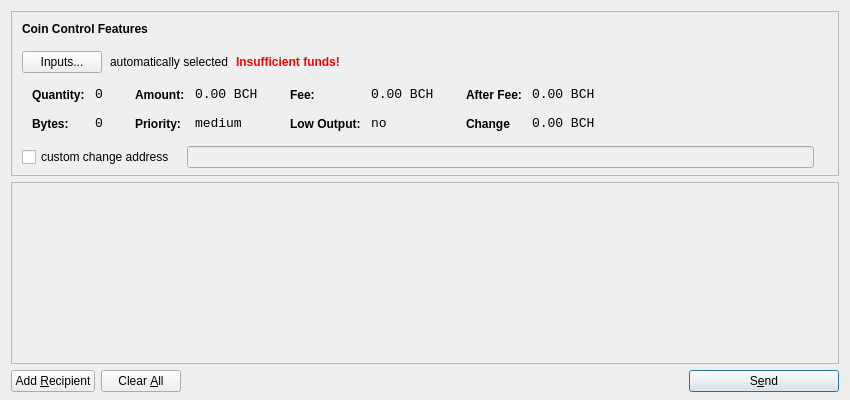
<?xml version="1.0" encoding="UTF-8"?>
<ui version="4.0">
 <class>SendCoinsDialog</class>
 <widget class="QDialog" name="SendCoinsDialog">
  <property name="geometry">
   <rect>
    <x>0</x>
    <y>0</y>
    <width>850</width>
    <height>400</height>
   </rect>
  </property>
  <property name="windowTitle">
   <string>Send Coins</string>
  </property>
  <layout class="QVBoxLayout" name="verticalLayout" stretch="0,1,0">
   <property name="bottomMargin">
    <number>8</number>
   </property>
   <item>
    <widget class="QFrame" name="frameCoinControl">
     <property name="sizePolicy">
      <sizepolicy hsizetype="Expanding" vsizetype="Expanding">
       <horstretch>0</horstretch>
       <verstretch>0</verstretch>
      </sizepolicy>
     </property>
     <property name="maximumSize">
      <size>
       <width>16777215</width>
       <height>16777215</height>
      </size>
     </property>
     <property name="frameShape">
      <enum>QFrame::StyledPanel</enum>
     </property>
     <property name="frameShadow">
      <enum>QFrame::Sunken</enum>
     </property>
     <layout class="QVBoxLayout" name="verticalLayoutCoinControl2">
      <property name="spacing">
       <number>6</number>
      </property>
      <property name="leftMargin">
       <number>0</number>
      </property>
      <property name="topMargin">
       <number>0</number>
      </property>
      <property name="rightMargin">
       <number>0</number>
      </property>
      <property name="bottomMargin">
       <number>6</number>
      </property>
      <item>
       <layout class="QVBoxLayout" name="verticalLayoutCoinControl" stretch="0,0,0,0,1">
        <property name="spacing">
         <number>0</number>
        </property>
        <property name="leftMargin">
         <number>10</number>
        </property>
        <property name="topMargin">
         <number>10</number>
        </property>
        <item>
         <layout class="QHBoxLayout" name="horizontalLayoutCoinControl1">
          <property name="bottomMargin">
           <number>15</number>
          </property>
          <item>
           <widget class="QLabel" name="labelCoinControlFeatures">
            <property name="sizePolicy">
             <sizepolicy hsizetype="Preferred" vsizetype="Maximum">
              <horstretch>0</horstretch>
              <verstretch>0</verstretch>
             </sizepolicy>
            </property>
            <property name="font">
             <font>
              <weight>75</weight>
              <bold>true</bold>
             </font>
            </property>
            <property name="styleSheet">
             <string notr="true">font-weight:bold;</string>
            </property>
            <property name="text">
             <string>Coin Control Features</string>
            </property>
           </widget>
          </item>
         </layout>
        </item>
        <item>
         <layout class="QHBoxLayout" name="horizontalLayoutCoinControl2" stretch="0,0,0,0">
          <property name="spacing">
           <number>8</number>
          </property>
          <property name="bottomMargin">
           <number>10</number>
          </property>
          <item>
           <widget class="QPushButton" name="pushButtonCoinControl">
            <property name="styleSheet">
             <string notr="true"/>
            </property>
            <property name="text">
             <string>Inputs...</string>
            </property>
           </widget>
          </item>
          <item>
           <widget class="QLabel" name="labelCoinControlAutomaticallySelected">
            <property name="text">
             <string>automatically selected</string>
            </property>
            <property name="margin">
             <number>5</number>
            </property>
           </widget>
          </item>
          <item>
           <widget class="QLabel" name="labelCoinControlInsuffFunds">
            <property name="font">
             <font>
              <weight>75</weight>
              <bold>true</bold>
             </font>
            </property>
            <property name="styleSheet">
             <string notr="true">color:red;font-weight:bold;</string>
            </property>
            <property name="text">
             <string>Insufficient funds!</string>
            </property>
            <property name="margin">
             <number>5</number>
            </property>
           </widget>
          </item>
          <item>
           <spacer name="horizontalSpacerCoinControl">
            <property name="orientation">
             <enum>Qt::Horizontal</enum>
            </property>
            <property name="sizeHint" stdset="0">
             <size>
              <width>40</width>
              <height>1</height>
             </size>
            </property>
           </spacer>
          </item>
         </layout>
        </item>
        <item>
         <widget class="QWidget" name="widgetCoinControl" native="true">
          <property name="sizePolicy">
           <sizepolicy hsizetype="Preferred" vsizetype="Preferred">
            <horstretch>0</horstretch>
            <verstretch>0</verstretch>
           </sizepolicy>
          </property>
          <property name="minimumSize">
           <size>
            <width>0</width>
            <height>0</height>
           </size>
          </property>
          <property name="styleSheet">
           <string notr="true"/>
          </property>
          <layout class="QHBoxLayout" name="horizontalLayoutCoinControl5">
           <property name="margin">
            <number>0</number>
           </property>
           <item>
            <layout class="QHBoxLayout" name="horizontalLayoutCoinControl3" stretch="0,0,0,1">
             <property name="spacing">
              <number>20</number>
             </property>
             <property name="topMargin">
              <number>0</number>
             </property>
             <property name="bottomMargin">
              <number>10</number>
             </property>
             <item>
              <layout class="QFormLayout" name="formLayoutCoinControl1">
               <property name="horizontalSpacing">
                <number>10</number>
               </property>
               <property name="verticalSpacing">
                <number>14</number>
               </property>
               <property name="leftMargin">
                <number>10</number>
               </property>
               <property name="topMargin">
                <number>4</number>
               </property>
               <property name="rightMargin">
                <number>6</number>
               </property>
               <item row="0" column="0">
                <widget class="QLabel" name="labelCoinControlQuantityText">
                 <property name="styleSheet">
                  <string notr="true">font-weight:bold;</string>
                 </property>
                 <property name="text">
                  <string>Quantity:</string>
                 </property>
                 <property name="margin">
                  <number>0</number>
                 </property>
                </widget>
               </item>
               <item row="0" column="1">
                <widget class="QLabel" name="labelCoinControlQuantity">
                 <property name="font">
                  <font>
                   <family>Monospace</family>
                   <pointsize>10</pointsize>
                  </font>
                 </property>
                 <property name="cursor">
                  <cursorShape>IBeamCursor</cursorShape>
                 </property>
                 <property name="contextMenuPolicy">
                  <enum>Qt::ActionsContextMenu</enum>
                 </property>
                 <property name="text">
                  <string>0</string>
                 </property>
                 <property name="margin">
                  <number>0</number>
                 </property>
                 <property name="textInteractionFlags">
                  <set>Qt::LinksAccessibleByMouse|Qt::TextSelectableByKeyboard|Qt::TextSelectableByMouse</set>
                 </property>
                </widget>
               </item>
               <item row="1" column="0">
                <widget class="QLabel" name="labelCoinControlBytesText">
                 <property name="styleSheet">
                  <string notr="true">font-weight:bold;</string>
                 </property>
                 <property name="text">
                  <string>Bytes:</string>
                 </property>
                </widget>
               </item>
               <item row="1" column="1">
                <widget class="QLabel" name="labelCoinControlBytes">
                 <property name="font">
                  <font>
                   <family>Monospace</family>
                   <pointsize>10</pointsize>
                  </font>
                 </property>
                 <property name="cursor">
                  <cursorShape>IBeamCursor</cursorShape>
                 </property>
                 <property name="contextMenuPolicy">
                  <enum>Qt::ActionsContextMenu</enum>
                 </property>
                 <property name="text">
                  <string>0</string>
                 </property>
                 <property name="textInteractionFlags">
                  <set>Qt::LinksAccessibleByMouse|Qt::TextSelectableByKeyboard|Qt::TextSelectableByMouse</set>
                 </property>
                </widget>
               </item>
              </layout>
             </item>
             <item>
              <layout class="QFormLayout" name="formLayoutCoinControl2">
               <property name="horizontalSpacing">
                <number>10</number>
               </property>
               <property name="verticalSpacing">
                <number>14</number>
               </property>
               <property name="leftMargin">
                <number>6</number>
               </property>
               <property name="topMargin">
                <number>4</number>
               </property>
               <property name="rightMargin">
                <number>6</number>
               </property>
               <item row="0" column="0">
                <widget class="QLabel" name="labelCoinControlAmountText">
                 <property name="styleSheet">
                  <string notr="true">font-weight:bold;</string>
                 </property>
                 <property name="text">
                  <string>Amount:</string>
                 </property>
                 <property name="margin">
                  <number>0</number>
                 </property>
                </widget>
               </item>
               <item row="0" column="1">
                <widget class="QLabel" name="labelCoinControlAmount">
                 <property name="font">
                  <font>
                   <family>Monospace</family>
                   <pointsize>10</pointsize>
                  </font>
                 </property>
                 <property name="cursor">
                  <cursorShape>IBeamCursor</cursorShape>
                 </property>
                 <property name="contextMenuPolicy">
                  <enum>Qt::ActionsContextMenu</enum>
                 </property>
                 <property name="text">
                  <string>0.00 BCH</string>
                 </property>
                 <property name="textInteractionFlags">
                  <set>Qt::LinksAccessibleByMouse|Qt::TextSelectableByKeyboard|Qt::TextSelectableByMouse</set>
                 </property>
                </widget>
               </item>
               <item row="1" column="0">
                <widget class="QLabel" name="labelCoinControlPriorityText">
                 <property name="styleSheet">
                  <string notr="true">font-weight:bold;</string>
                 </property>
                 <property name="text">
                  <string>Priority:</string>
                 </property>
                </widget>
               </item>
               <item row="1" column="1">
                <widget class="QLabel" name="labelCoinControlPriority">
                 <property name="font">
                  <font>
                   <family>Monospace</family>
                   <pointsize>10</pointsize>
                  </font>
                 </property>
                 <property name="cursor">
                  <cursorShape>IBeamCursor</cursorShape>
                 </property>
                 <property name="contextMenuPolicy">
                  <enum>Qt::ActionsContextMenu</enum>
                 </property>
                 <property name="text">
                  <string>medium</string>
                 </property>
                 <property name="textInteractionFlags">
                  <set>Qt::LinksAccessibleByMouse|Qt::TextSelectableByKeyboard|Qt::TextSelectableByMouse</set>
                 </property>
                </widget>
               </item>
              </layout>
             </item>
             <item>
              <layout class="QFormLayout" name="formLayoutCoinControl3">
               <property name="horizontalSpacing">
                <number>10</number>
               </property>
               <property name="verticalSpacing">
                <number>14</number>
               </property>
               <property name="leftMargin">
                <number>6</number>
               </property>
               <property name="topMargin">
                <number>4</number>
               </property>
               <property name="rightMargin">
                <number>6</number>
               </property>
               <item row="0" column="0">
                <widget class="QLabel" name="labelCoinControlFeeText">
                 <property name="styleSheet">
                  <string notr="true">font-weight:bold;</string>
                 </property>
                 <property name="text">
                  <string>Fee:</string>
                 </property>
                 <property name="margin">
                  <number>0</number>
                 </property>
                </widget>
               </item>
               <item row="0" column="1">
                <widget class="QLabel" name="labelCoinControlFee">
                 <property name="font">
                  <font>
                   <family>Monospace</family>
                   <pointsize>10</pointsize>
                  </font>
                 </property>
                 <property name="cursor">
                  <cursorShape>IBeamCursor</cursorShape>
                 </property>
                 <property name="contextMenuPolicy">
                  <enum>Qt::ActionsContextMenu</enum>
                 </property>
                 <property name="text">
                  <string>0.00 BCH</string>
                 </property>
                 <property name="textInteractionFlags">
                  <set>Qt::LinksAccessibleByMouse|Qt::TextSelectableByKeyboard|Qt::TextSelectableByMouse</set>
                 </property>
                </widget>
               </item>
               <item row="1" column="0">
                <widget class="QLabel" name="labelCoinControlLowOutputText">
                 <property name="styleSheet">
                  <string notr="true">font-weight:bold;</string>
                 </property>
                 <property name="text">
                  <string>Low Output:</string>
                 </property>
                </widget>
               </item>
               <item row="1" column="1">
                <widget class="QLabel" name="labelCoinControlLowOutput">
                 <property name="font">
                  <font>
                   <family>Monospace</family>
                   <pointsize>10</pointsize>
                  </font>
                 </property>
                 <property name="cursor">
                  <cursorShape>IBeamCursor</cursorShape>
                 </property>
                 <property name="contextMenuPolicy">
                  <enum>Qt::ActionsContextMenu</enum>
                 </property>
                 <property name="text">
                  <string>no</string>
                 </property>
                 <property name="textInteractionFlags">
                  <set>Qt::LinksAccessibleByMouse|Qt::TextSelectableByKeyboard|Qt::TextSelectableByMouse</set>
                 </property>
                </widget>
               </item>
              </layout>
             </item>
             <item>
              <layout class="QFormLayout" name="formLayoutCoinControl4">
               <property name="horizontalSpacing">
                <number>10</number>
               </property>
               <property name="verticalSpacing">
                <number>14</number>
               </property>
               <property name="leftMargin">
                <number>6</number>
               </property>
               <property name="topMargin">
                <number>4</number>
               </property>
               <property name="rightMargin">
                <number>6</number>
               </property>
               <item row="0" column="0">
                <widget class="QLabel" name="labelCoinControlAfterFeeText">
                 <property name="styleSheet">
                  <string notr="true">font-weight:bold;</string>
                 </property>
                 <property name="text">
                  <string>After Fee:</string>
                 </property>
                 <property name="margin">
                  <number>0</number>
                 </property>
                </widget>
               </item>
               <item row="0" column="1">
                <widget class="QLabel" name="labelCoinControlAfterFee">
                 <property name="font">
                  <font>
                   <family>Monospace</family>
                   <pointsize>10</pointsize>
                  </font>
                 </property>
                 <property name="cursor">
                  <cursorShape>IBeamCursor</cursorShape>
                 </property>
                 <property name="contextMenuPolicy">
                  <enum>Qt::ActionsContextMenu</enum>
                 </property>
                 <property name="text">
                  <string>0.00 BCH</string>
                 </property>
                 <property name="textInteractionFlags">
                  <set>Qt::LinksAccessibleByMouse|Qt::TextSelectableByKeyboard|Qt::TextSelectableByMouse</set>
                 </property>
                </widget>
               </item>
               <item row="1" column="0">
                <widget class="QLabel" name="labelCoinControlChangeText">
                 <property name="styleSheet">
                  <string notr="true">font-weight:bold;</string>
                 </property>
                 <property name="text">
                  <string>Change</string>
                 </property>
                </widget>
               </item>
               <item row="1" column="1">
                <widget class="QLabel" name="labelCoinControlChange">
                 <property name="font">
                  <font>
                   <family>Monospace</family>
                   <pointsize>10</pointsize>
                  </font>
                 </property>
                 <property name="cursor">
                  <cursorShape>IBeamCursor</cursorShape>
                 </property>
                 <property name="contextMenuPolicy">
                  <enum>Qt::ActionsContextMenu</enum>
                 </property>
                 <property name="text">
                  <string>0.00 BCH</string>
                 </property>
                 <property name="textInteractionFlags">
                  <set>Qt::LinksAccessibleByMouse|Qt::TextSelectableByKeyboard|Qt::TextSelectableByMouse</set>
                 </property>
                </widget>
               </item>
              </layout>
             </item>
            </layout>
           </item>
          </layout>
         </widget>
        </item>
        <item>
         <layout class="QHBoxLayout" name="horizontalLayoutCoinControl4" stretch="0,0,0">
          <property name="spacing">
           <number>12</number>
          </property>
          <property name="sizeConstraint">
           <enum>QLayout::SetDefaultConstraint</enum>
          </property>
          <property name="topMargin">
           <number>5</number>
          </property>
          <property name="rightMargin">
           <number>5</number>
          </property>
          <item>
           <widget class="QCheckBox" name="checkBoxCoinControlChange">
            <property name="text">
             <string>custom change address</string>
            </property>
           </widget>
          </item>
          <item>
           <widget class="QLineEdit" name="lineEditCoinControlChange">
            <property name="enabled">
             <bool>false</bool>
            </property>
            <property name="sizePolicy">
             <sizepolicy hsizetype="Expanding" vsizetype="Fixed">
              <horstretch>0</horstretch>
              <verstretch>0</verstretch>
             </sizepolicy>
            </property>
           </widget>
          </item>
          <item>
           <widget class="QLabel" name="labelCoinControlChangeLabel">
            <property name="sizePolicy">
             <sizepolicy hsizetype="Preferred" vsizetype="Expanding">
              <horstretch>0</horstretch>
              <verstretch>0</verstretch>
             </sizepolicy>
            </property>
            <property name="minimumSize">
             <size>
              <width>0</width>
              <height>0</height>
             </size>
            </property>
            <property name="text">
             <string/>
            </property>
            <property name="margin">
             <number>3</number>
            </property>
           </widget>
          </item>
         </layout>
        </item>
        <item>
         <spacer name="verticalSpacerCoinControl">
          <property name="orientation">
           <enum>Qt::Vertical</enum>
          </property>
          <property name="sizeHint" stdset="0">
           <size>
            <width>800</width>
            <height>1</height>
           </size>
          </property>
         </spacer>
        </item>
       </layout>
      </item>
     </layout>
    </widget>
   </item>
   <item>
    <widget class="QScrollArea" name="scrollArea">
     <property name="widgetResizable">
      <bool>true</bool>
     </property>
     <widget class="QWidget" name="scrollAreaWidgetContents">
      <property name="geometry">
       <rect>
        <x>0</x>
        <y>0</y>
        <width>830</width>
        <height>156</height>
       </rect>
      </property>
      <layout class="QVBoxLayout" name="verticalLayout_2">
       <property name="margin">
        <number>0</number>
       </property>
       <item>
        <layout class="QVBoxLayout" name="entries">
         <property name="spacing">
          <number>6</number>
         </property>
        </layout>
       </item>
       <item>
        <spacer name="verticalSpacer">
         <property name="orientation">
          <enum>Qt::Vertical</enum>
         </property>
         <property name="sizeHint" stdset="0">
          <size>
           <width>20</width>
           <height>40</height>
          </size>
         </property>
        </spacer>
       </item>
      </layout>
     </widget>
    </widget>
   </item>
   <item>
    <layout class="QHBoxLayout" name="horizontalLayout">
     <item>
      <widget class="QPushButton" name="addButton">
       <property name="toolTip">
        <string>Send to multiple recipients at once</string>
       </property>
       <property name="text">
        <string>Add &amp;Recipient</string>
       </property>
       <property name="icon">
        <iconset resource="../bitcoin.qrc">
         <normaloff>:/icons/add</normaloff>:/icons/add</iconset>
       </property>
       <property name="autoDefault">
        <bool>false</bool>
       </property>
      </widget>
     </item>
     <item>
      <widget class="QPushButton" name="clearButton">
       <property name="sizePolicy">
        <sizepolicy hsizetype="Minimum" vsizetype="Fixed">
         <horstretch>0</horstretch>
         <verstretch>0</verstretch>
        </sizepolicy>
       </property>
       <property name="toolTip">
        <string>Remove all transaction fields</string>
       </property>
       <property name="text">
        <string>Clear &amp;All</string>
       </property>
       <property name="icon">
        <iconset resource="../bitcoin.qrc">
         <normaloff>:/icons/remove</normaloff>:/icons/remove</iconset>
       </property>
       <property name="autoRepeatDelay">
        <number>300</number>
       </property>
       <property name="autoDefault">
        <bool>false</bool>
       </property>
      </widget>
     </item>
     <item>
      <layout class="QHBoxLayout" name="horizontalLayout_2">
       <property name="spacing">
        <number>3</number>
       </property>
       <item>
        <widget class="QLabel" name="label">
         <property name="sizePolicy">
          <sizepolicy hsizetype="Preferred" vsizetype="Fixed">
           <horstretch>0</horstretch>
           <verstretch>0</verstretch>
          </sizepolicy>
         </property>
         <property name="styleSheet">
          <string notr="true">#label { color: #ededed; }</string>
         </property>
         <property name="text">
          <string>Balance:</string>
         </property>
        </widget>
       </item>
       <item>
        <widget class="QLabel" name="labelBalance">
         <property name="sizePolicy">
          <sizepolicy hsizetype="Preferred" vsizetype="Fixed">
           <horstretch>0</horstretch>
           <verstretch>0</verstretch>
          </sizepolicy>
         </property>
         <property name="cursor">
          <cursorShape>IBeamCursor</cursorShape>
         </property>
         <property name="styleSheet">
          <string notr="true">#labelBalance { color: #ededed; }</string>
         </property>
         <property name="text">
          <string>123.456 BCH</string>
         </property>
         <property name="textInteractionFlags">
          <set>Qt::LinksAccessibleByMouse|Qt::TextSelectableByKeyboard|Qt::TextSelectableByMouse</set>
         </property>
        </widget>
       </item>
      </layout>
     </item>
     <item>
      <spacer name="horizontalSpacer">
       <property name="orientation">
        <enum>Qt::Horizontal</enum>
       </property>
       <property name="sizeHint" stdset="0">
        <size>
         <width>40</width>
         <height>20</height>
        </size>
       </property>
      </spacer>
     </item>
     <item>
      <widget class="QPushButton" name="sendButton">
       <property name="minimumSize">
        <size>
         <width>150</width>
         <height>0</height>
        </size>
       </property>
       <property name="toolTip">
        <string>Confirm the send action</string>
       </property>
       <property name="text">
        <string>S&amp;end</string>
       </property>
       <property name="icon">
        <iconset resource="../bitcoin.qrc">
         <normaloff>:/icons/send</normaloff>:/icons/send</iconset>
       </property>
       <property name="default">
        <bool>true</bool>
       </property>
      </widget>
     </item>
    </layout>
   </item>
  </layout>
 </widget>
 <resources>
  <include location="../bitcoin.qrc"/>
 </resources>
 <connections/>
</ui>
